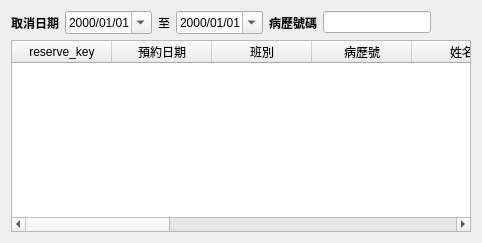
        <widget class="QWidget" name="tab_2">
         <attribute name="title">
          <string>取消預約名單</string>
         </attribute>
         <layout class="QVBoxLayout" name="verticalLayout_8">
          <item>
           <layout class="QHBoxLayout" name="horizontalLayout_6">
            <item>
             <widget class="QLabel" name="label_14">
              <property name="font">
               <font>
                <weight>75</weight>
                <bold>true</bold>
               </font>
              </property>
              <property name="text">
               <string>取消日期</string>
              </property>
             </widget>
            </item>
            <item>
             <widget class="QDateEdit" name="dateEdit_cancel_start_date">
              <property name="showGroupSeparator" stdset="0">
               <bool>false</bool>
              </property>
              <property name="currentSection">
               <enum>QDateTimeEdit::YearSection</enum>
              </property>
              <property name="displayFormat">
               <string>yyyy/MM/dd</string>
              </property>
              <property name="calendarPopup">
               <bool>true</bool>
              </property>
             </widget>
            </item>
            <item>
             <widget class="QLabel" name="label_15">
              <property name="font">
               <font>
                <weight>50</weight>
                <bold>false</bold>
               </font>
              </property>
              <property name="text">
               <string>至</string>
              </property>
             </widget>
            </item>
            <item>
             <widget class="QDateEdit" name="dateEdit_cancel_end_date">
              <property name="currentSection">
               <enum>QDateTimeEdit::YearSection</enum>
              </property>
              <property name="displayFormat">
               <string>yyyy/MM/dd</string>
              </property>
              <property name="calendarPopup">
               <bool>true</bool>
              </property>
             </widget>
            </item>
            <item>
             <widget class="QLabel" name="label_18">
              <property name="font">
               <font>
                <weight>75</weight>
                <bold>true</bold>
               </font>
              </property>
              <property name="text">
               <string>病歷號碼</string>
              </property>
             </widget>
            </item>
            <item>
             <widget class="QLineEdit" name="lineEdit_cancel_patient_key">
              <property name="maximumSize">
               <size>
                <width>150</width>
                <height>16777215</height>
               </size>
              </property>
             </widget>
            </item>
            <item>
             <spacer name="horizontalSpacer_7">
              <property name="orientation">
               <enum>Qt::Horizontal</enum>
              </property>
              <property name="sizeHint" stdset="0">
               <size>
                <width>40</width>
                <height>20</height>
               </size>
              </property>
             </spacer>
            </item>
           </layout>
          </item>
          <item>
           <widget class="QTableWidget" name="tableWidget_cancel_list">
            <property name="editTriggers">
             <set>QAbstractItemView::NoEditTriggers</set>
            </property>
            <property name="selectionMode">
             <enum>QAbstractItemView::SingleSelection</enum>
            </property>
            <property name="selectionBehavior">
             <enum>QAbstractItemView::SelectRows</enum>
            </property>
            <column>
             <property name="text">
              <string>reserve_key</string>
             </property>
            </column>
            <column>
             <property name="text">
              <string>預約日期</string>
             </property>
            </column>
            <column>
             <property name="text">
              <string>班別</string>
             </property>
            </column>
            <column>
             <property name="text">
              <string>病歷號</string>
             </property>
            </column>
            <column>
             <property name="text">
              <string>姓名</string>
             </property>
            </column>
            <column>
             <property name="text">
              <string>預約醫師</string>
             </property>
            </column>
            <column>
             <property name="text">
              <string>預約號</string>
             </property>
            </column>
            <column>
             <property name="text">
              <string>預約來源</string>
             </property>
            </column>
            <column>
             <property name="text">
              <string>掛號人員</string>
             </property>
            </column>
            <column>
             <property name="text">
              <string>登錄時間</string>
             </property>
            </column>
            <column>
             <property name="text">
              <string>取消時間</string>
             </property>
            </column>
            <column>
             <property name="text">
              <string>取消方式</string>
             </property>
            </column>
           </widget>
          </item>
         </layout>
        </widget>
